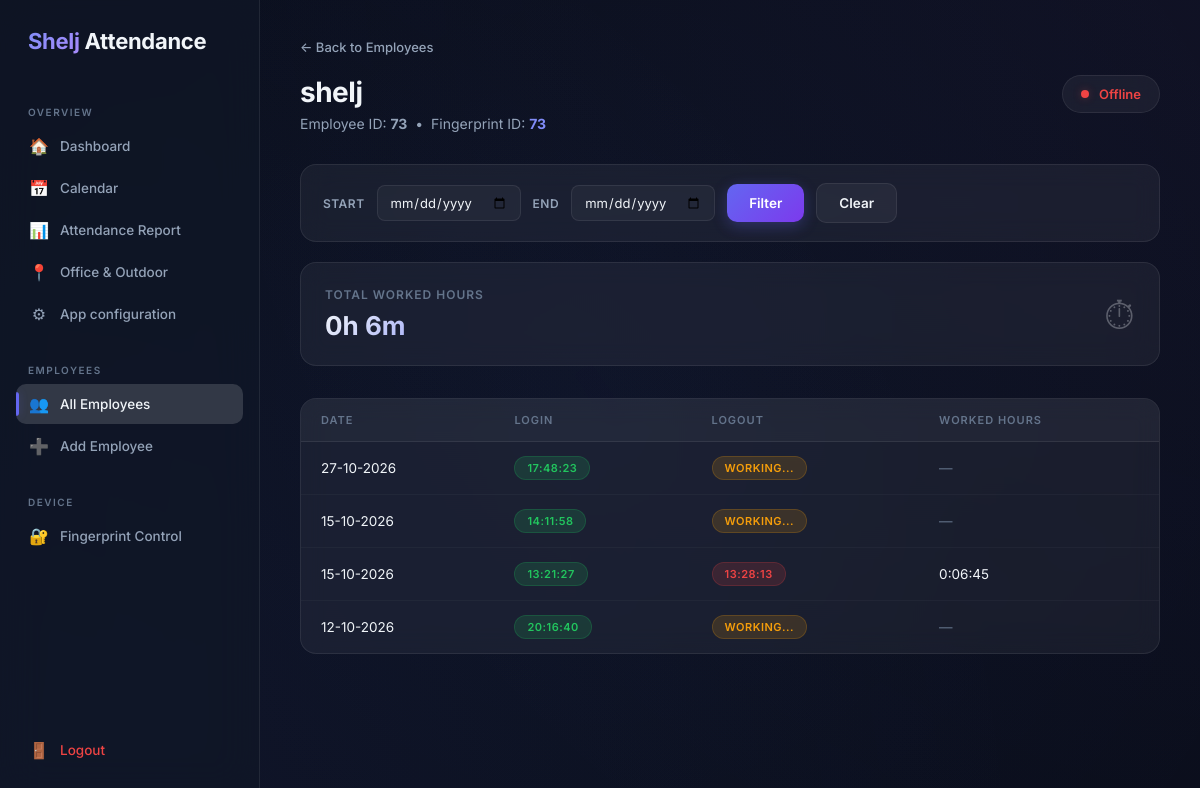
Page /web/employees/23/ (signed in) on the earlier database version.
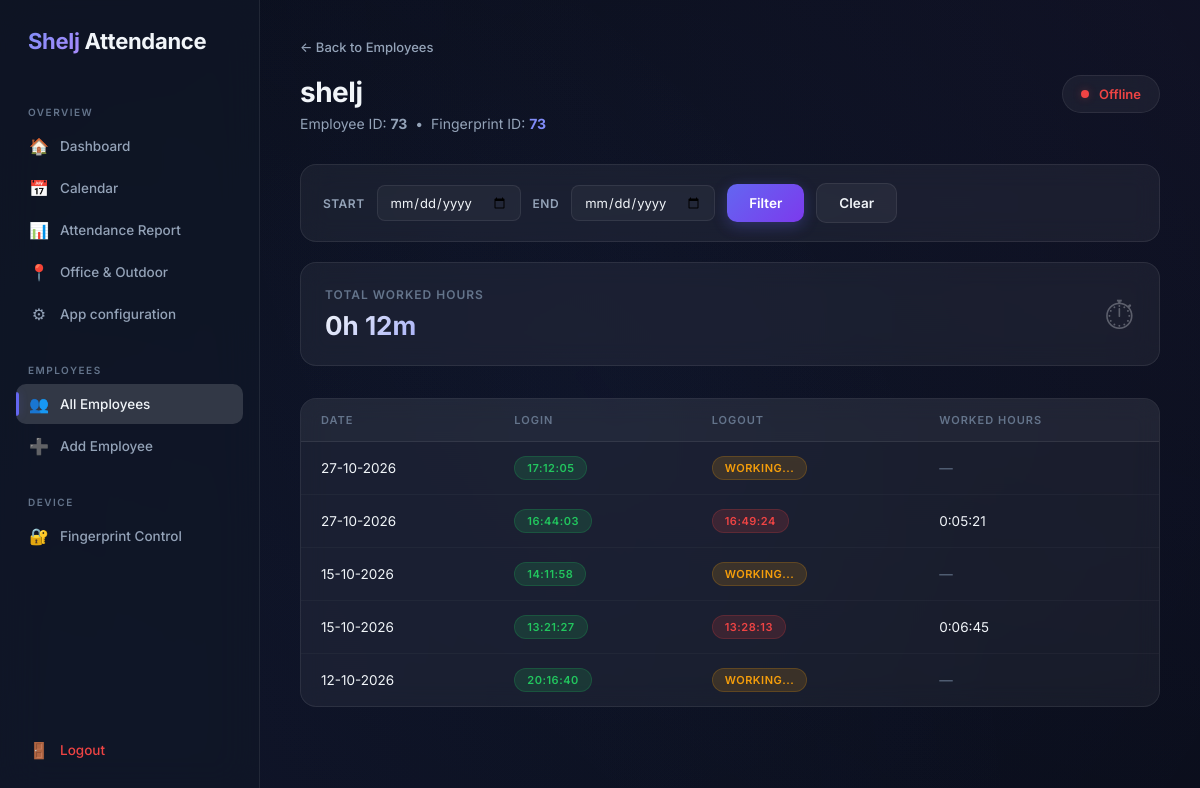
Same page on the later database version.
### attendance/models.py (models this page shows, shortened)
class AttendanceSession(models.Model):
    employee = models.ForeignKey(
        Employee,
        on_delete=models.CASCADE,
        related_name="attendance_sessions",
    )
    login_at = models.DateTimeField()
    logout_at = models.DateTimeField(null=True, blank=True)
    worked_hours = models.DurationField(
        null=True,
        blank=True,
    )
    created_at = models.DateTimeField(auto_now_add=True)
    updated_at = models.DateTimeField(auto_now=True)

### attendance/views.py (the view, shortened to what this page needs)
@login_required
def employee_detail(request, employee_id):
    employee = get_object_or_404(
        Employee,
        id=employee_id,
    )
    attendance = (
        employee.attendance_sessions
        .prefetch_related("evidence")
        .order_by("-login_at")
    )
    start_date = request.GET.get("start_date", "")
    end_date = request.GET.get("end_date", "")
    total_worked = attendance.aggregate(
        total=Sum("worked_hours")
    )["total"]
    if total_worked is None:
        total_worked = timedelta(0)
    total_seconds = int(total_worked.total_seconds())
    total_hours = total_seconds // 3600
    total_minutes = (total_seconds % 3600) // 60
    total_worked_display = f"{total_hours}h {total_minutes}m"
    paginator = Paginator(
        attendance,
        10,
    )
    page_number = request.GET.get("page")
    page_obj = paginator.get_page(
        page_number
    )
    return render(
        request,
        "attendance/employee_detail.html",
        {
            "employee": employee,
            "page_obj": page_obj,
            "start_date": start_date,
            "end_date": end_date,
            "total_worked": total_worked_display,
        },
    )

### attendance/context_processors.py (called while the page is built)
def device_status(request):
    device = (
        AttendanceDevice.objects
        .filter(is_active=True)
        .first()
    )
    return {
        "device": device,
    }

### attendance/mobile_render.py (called while the page is built)
def render(request, template_name, context=None, *args, **kwargs):
    if not getattr(request, "mobile_api", False):
        return html_render(request, template_name, context, *args, **kwargs)
    data = serialize(context or {})
    if "calendar_days" in data:
        import json
        data["calendar_days"] = json.loads(data["calendar_days"])
    return JsonResponse(data)

### attendance/models.py (called while the page is built)
    @property
    def is_online(self):
        if self.last_seen is None:
            return False
        return timezone.now() - self.last_seen < timedelta(minutes=2)

### attendance/templates/attendance/employee_detail.html (shortened to what this page needs)
{% extends "attendance/base.html" %}
{% block nav_employees %}active{% endblock %}
{% block content %}
    <a class="back-link" href="{% url 'employee_list' %}" id="back-to-employees">
        ← Back to Employees
    </a>
    <div class="page-header">
        <div>
            <h1>{{ employee.name }}</h1>
            <p>
                Employee ID: <strong>{{ employee.employee_id }}</strong>
                &nbsp;•&nbsp;
                Fingerprint ID:
                <strong style="color: var(--accent-light);">{{ employee.fingerprint_id }}</strong>
            </p>
        </div>
        {% if device and device.is_online %}
            <div class="device-badge online">
                <span class="dot"></span>
                Online
            </div>
        {% else %}
            <div class="device-badge offline">
                <span class="dot"></span>
                Offline
            </div>
        {% endif %}
    </div>
    <form method="get" class="filter-bar" id="date-filter-form">
        <label for="start_date">Start</label>
        <input
            type="date"
            name="start_date"
            id="start_date"
            value="{{ start_date }}"
        >
        <label for="end_date">End</label>
        <input
            type="date"
            name="end_date"
            id="end_date"
            value="{{ end_date }}"
        >
        <button type="submit" class="btn btn-primary" id="btn-filter">
            Filter
        </button>
        <a href="{% url 'employee_detail' employee.id %}" class="btn btn-secondary" id="btn-clear-filter">
            Clear
        </a>
    </form>
    <section class="section">
        <div class="cards-grid" style="grid-template-columns: 1fr;">
            <div class="stat-card" style="display: flex; align-items: center; justify-content: space-between;">
                <div>
                    <div class="stat-label">Total Worked Hours</div>
                    <div class="stat-value" style="font-size: 26px;">{{ total_worked }}</div>
                </div>
                <span style="font-size: 40px; opacity: 0.3;">⏱</span>
            </div>
        </div>
    </section>
    <div class="glass-table-wrap">
        <table class="glass-table" id="attendance-table">
            <thead>
                <tr>
                    <th>Date</th>
                    <th>Login</th>
                    <th>Logout</th>
                    <th>Worked Hours</th>
                </tr>
            </thead>
            <tbody>
            {% for session in page_obj %}
            <tr>
                <td>
                    {{ session.login_at|date:"d-m-Y" }}
                </td>
                <td>
                    <span class="badge badge-login">
                        {{ session.login_at|date:"H:i:s" }}
                    </span>
                </td>
                <td>
                    {% if session.logout_at %}
                        <span class="badge badge-logout">
                            {{ session.logout_at|date:"H:i:s" }}
                        </span>
                    {% else %}
                        <span class="badge badge-working">
                            Working...
                        </span>
                    {% endif %}
                </td>
                <td>
                    {% if session.worked_hours %}
                        {{ session.worked_hours }}
                    {% else %}
                        <span style="color: var(--text-muted);">—</span>
                    {% endif %}
                </td>
            </tr>
            {% empty %}
            <tr>
                <td colspan="4" style="text-align: center; padding: 40px; color: var(--text-muted);">
                    No attendance records found.
                </td>
            </tr>
            {% endfor %}
            </tbody>
        </table>
    </div>
{% endblock %}

Differences in the rows shown:
no longer on this page (row edited): AttendanceSession: login_at "27-10-2026", login_at "17:48:23", shows "WORKING..."
added AttendanceSession: login_at "27-10-2026", login_at "17:12:05", shows "WORKING..."
added AttendanceSession: login_at "27-10-2026", login_at "16:44:03", logout_at "16:49:24", worked_hours "0:05:21"
Other differences:
{{ total_worked }}: "0h 6m" → "0h 12m"
